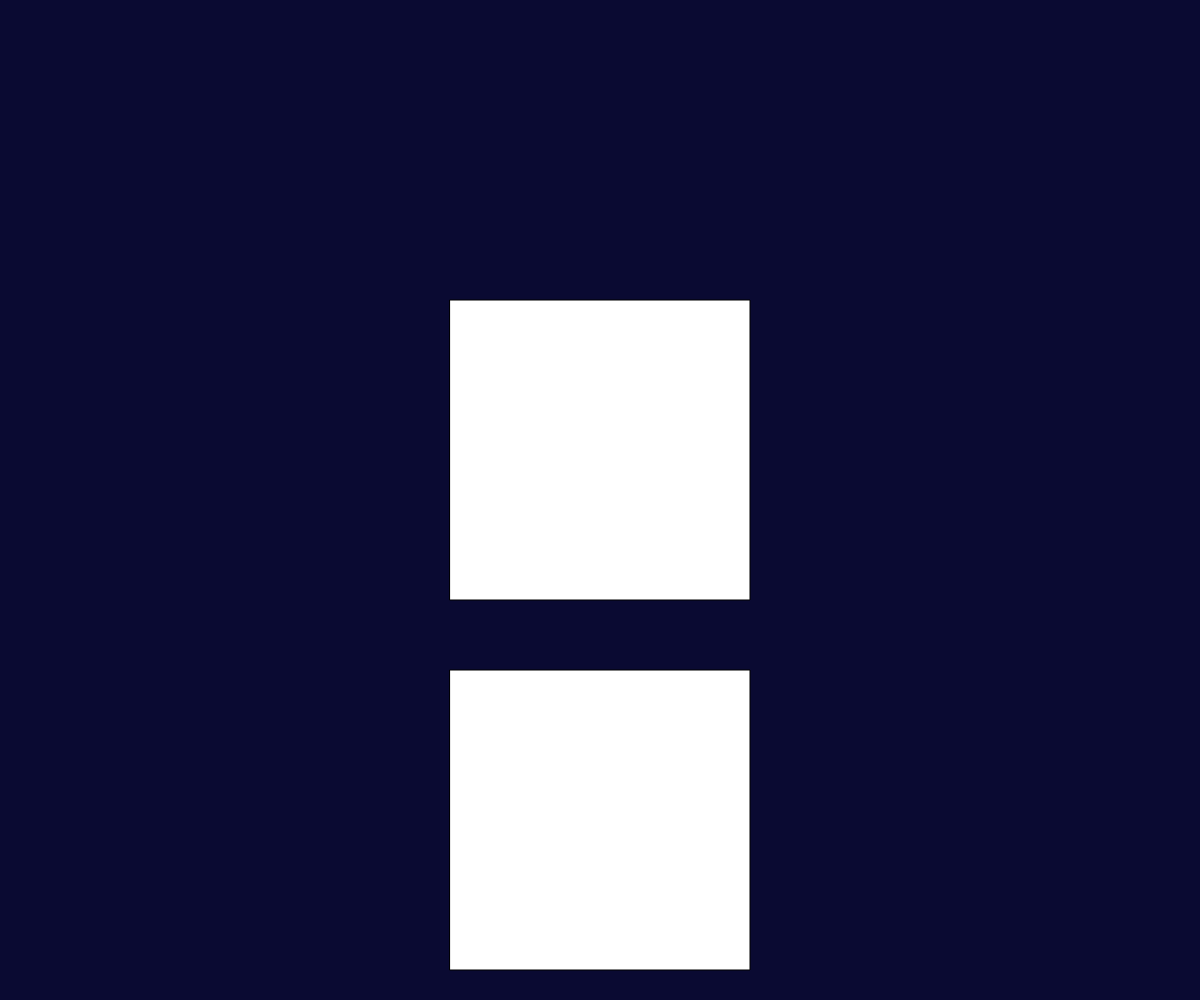
Frame 1 (no input)
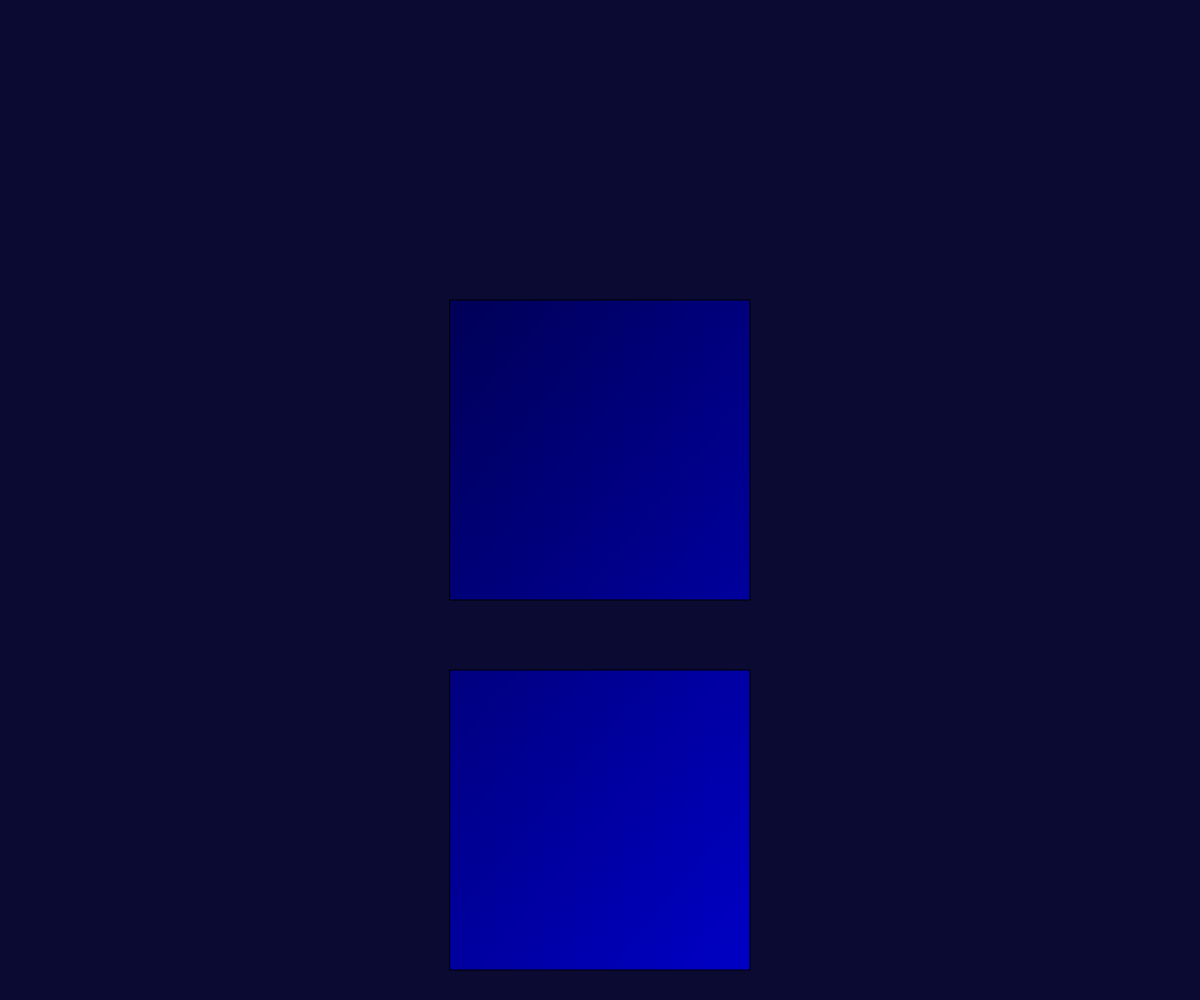
Frame 60 (no input)
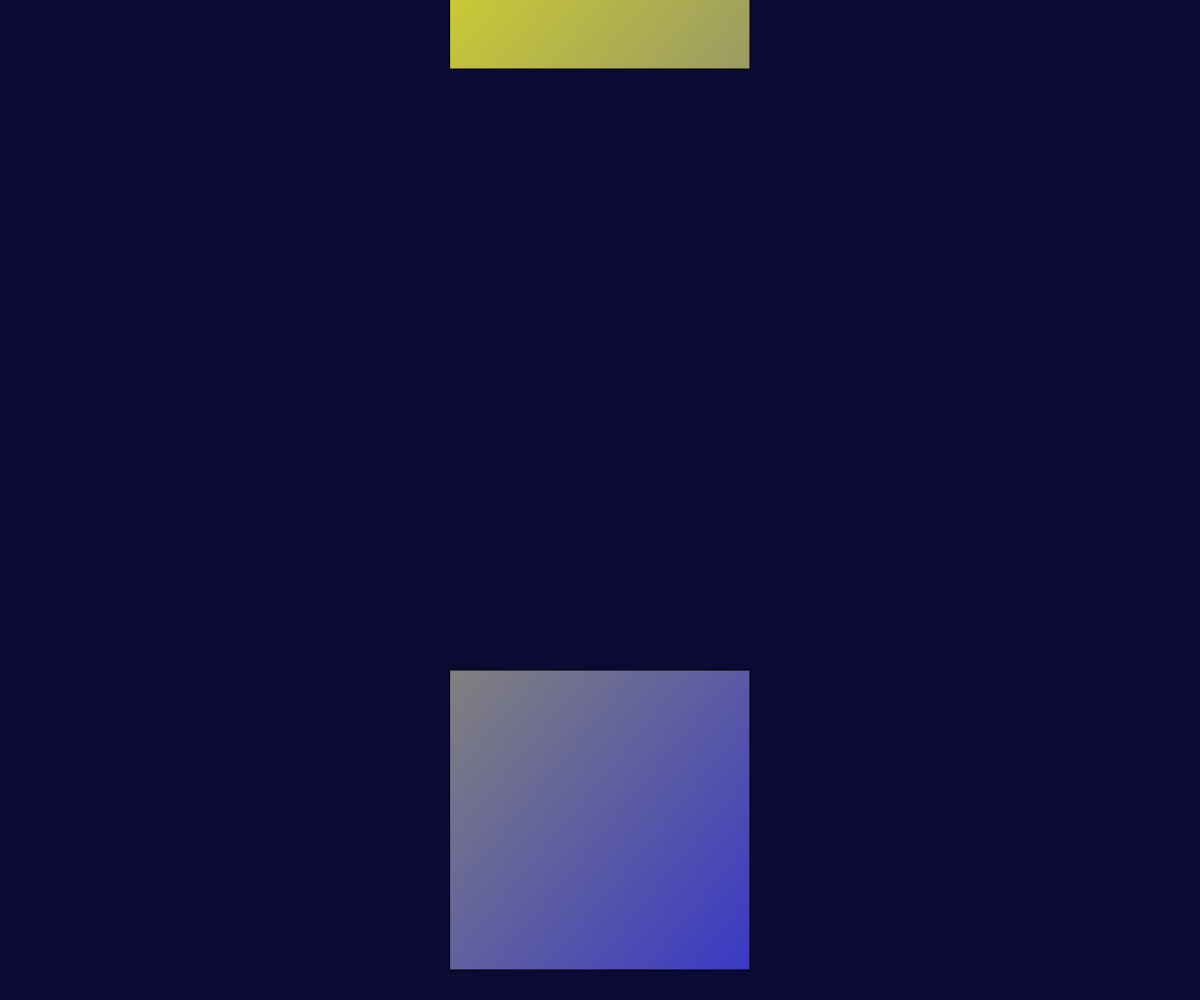
Frame 120 (the mouse pressed at the canvas centre since frame 60)

The p5.js sketch that drew these frames (run headless with seeded random() and noise() and a simulated clock; from frame 60 on, the mouse is pressed at the canvas centre):

// p5.js sketch
// ── sketch.js
let clones = [];

function setup() {
  createCanvas(windowWidth, windowHeight);
}

let Yposition = 300;
let velocity = 0;
let size = 300; 

function draw() {
  background(10, 10, 50);
  square(windowWidth/2 - size/2, Yposition, size);
  let gradient = drawingContext.createLinearGradient(20, 20, width - 20, height - 20);
  square(windowWidth/2 - size/2, (windowHeight/2)+170, size);
  gradient.addColorStop(0, color(mouseX, mouseY, 0));
  gradient.addColorStop(1, color(0, 0, 255));
  drawingContext.fillStyle = gradient;

  if (mouseIsPressed) {
    velocity += 0.1;
  }
  else if (Yposition < 300) {
    velocity -= 0.1;
  }
  if (Yposition > 300) {
    velocity = velocity * -0.6;
    Yposition = 300;
  }
  Yposition += -velocity * 3;
}
